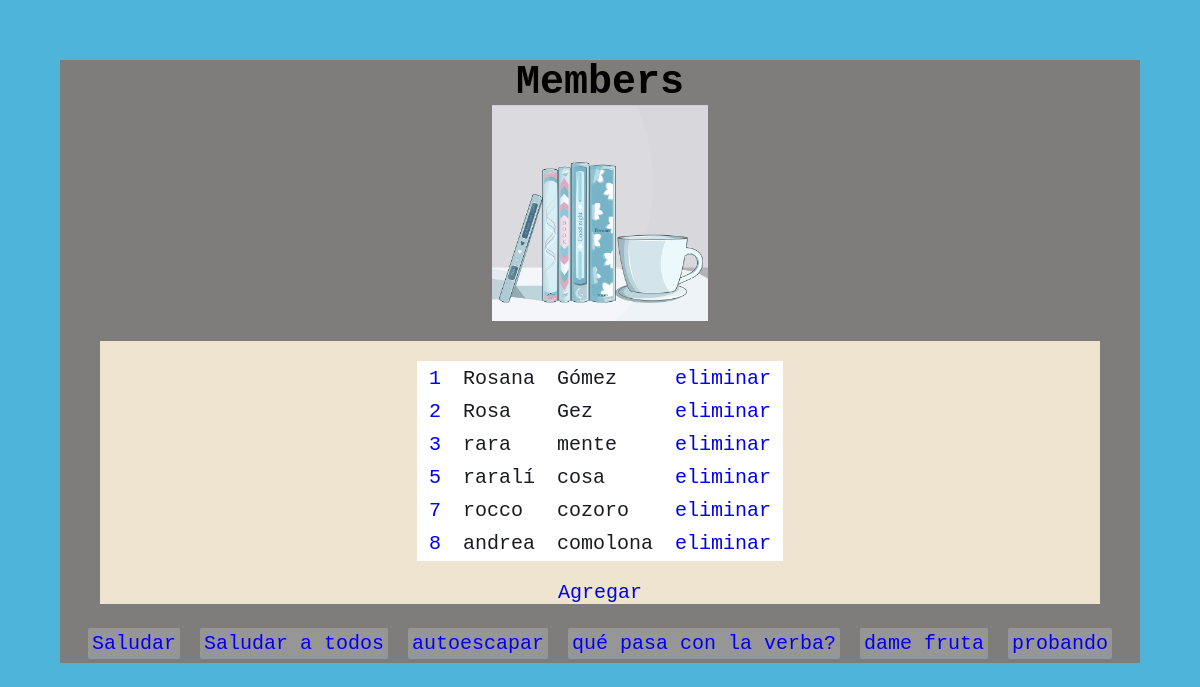
The app's page /, older data.
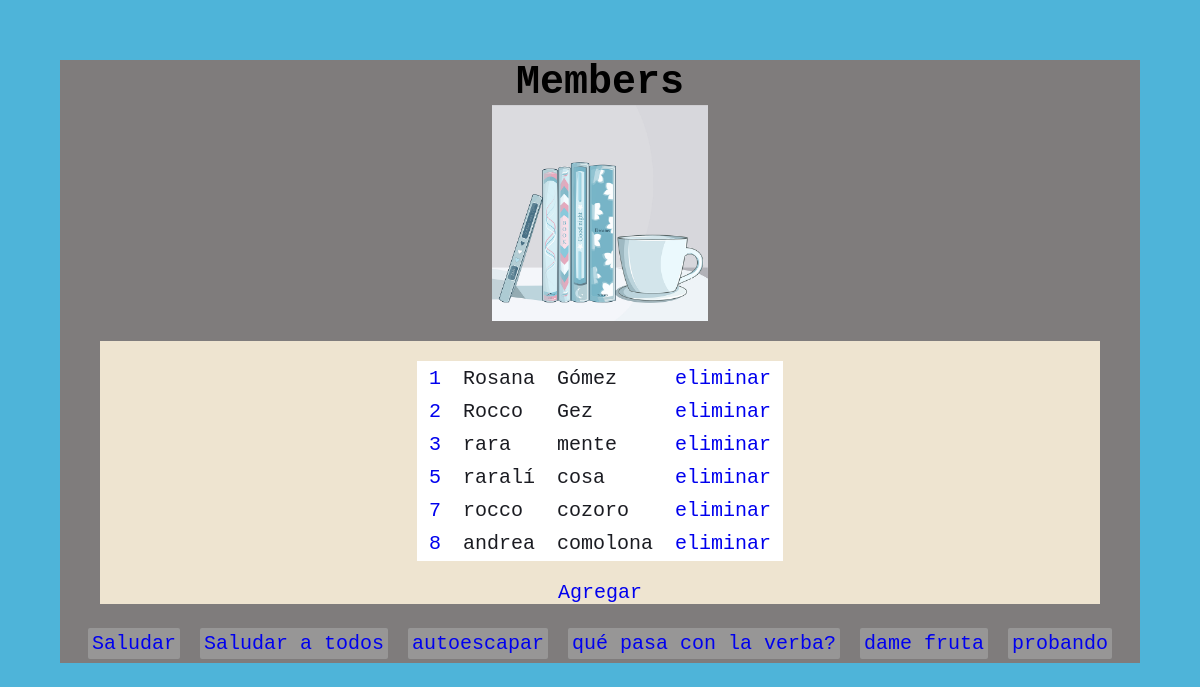
The same page, newer data.
### members/models.py (models this page shows)
class Members(models.Model):
  nombre = models.CharField(max_length=255, verbose_name= 'Nooombre')
  apellido = models.CharField(max_length=255)

### members/views.py (the view)
# urls.py: path('', views.index, name='index'),
def index(request):
  mymembers = Members.objects.all().values()
  template = loader.get_template('index.html')
  context = {
    'mymembers': mymembers,
  }
  return HttpResponse(template.render(context, request))

### members/templates/index.html (shortened to what this page needs)
{% load static %}
<!DOCTYPE html>
<html lang="en">
<head>
    <link rel="stylesheet" href="{% static 'css/index.css' %}">
</head>
<body >
    <div class="imagen">
        <h1>Members</h1>
        <img src="{% static 'imgs/libros.png' %}" alt="">
    </div>
    <div class="tabla">
        <table >
            {% for x in mymembers %}
            <tr>
            <td><a href="update/{{ x.id }}">{{ x.id }}</a></td>
            <td>{{ x.nombre }}</td>
            <td>{{ x.apellido }}</td>
            <td><a href="delete/{{ x.id }}">eliminar</a></td>
            </tr>
            {% endfor %}
        </table>
        <li id= 'add'><a href="add/">Agregar</a></li>
    </div>
    <div class="links">
        <ul id="linkes">
            <li><a href="saludar/">Saludar</a></li>
            <li><a href="saludar/saludando/">Saludar a todos</a></li>
            <li><a href="saludar/autoescape/">autoescapar</a></li>
            <li><a href="saludar/verbatim/">qué pasa con la verba?</a></li>
            <li><a href="frutas/">dame fruta</a></li>
            <li><a href="testing/">probando</a></li>
        </ul>
    </div>
  </html>

### members/static/css/index.css (style rules this page uses)
* { padding: 0; margin: 0; box-sizing: border-box; text-decoration: none; list-style: none; }
html { background-color: rgb(78, 180, 217); font-size: 20px; font-family: 'Courier New', Courier, monospace, 'calibri'; }
body { display: grid; grid-template-columns: 1fr; grid-gap: 1rem; margin: 3rem; background-color: rgb(127, 124, 124); justify-content: center; align-items: center; }
.imagen { display: grid; grid-template-columns: 1fr; justify-items: center; }
.imagen img { width: 20%; height: auto; }
.tabla { font-size: 1rem; color: rgb(27, 28, 34); background-color: rgb(238, 228, 208); display: grid; grid-template-columns: 1fr; justify-items: center; margin:0 2rem; }
.tabla table { background-color: #fff; margin: 1rem auto; }
.tabla table td { padding: .2rem .5rem; }
.links { display: flex; flex-wrap: wrap; text-align: center; justify-content: center; }
#linkes li { display: inline-block; padding: .2rem; margin: .2rem; border-radius: .1rem; background-color: rgb(151, 150, 150); }

Row changes from the older to the newer data that the page shows:
changed Members "Gez": nombre "Rosa" → "Rocco"
